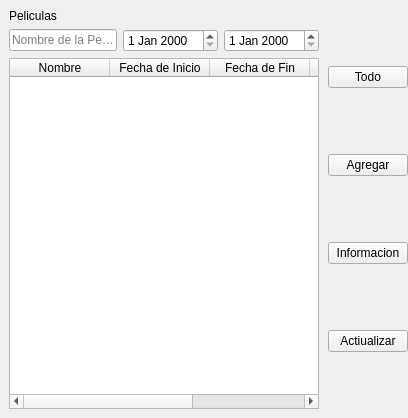
            <widget class="QWidget" name="page_tres">
             <layout class="QHBoxLayout" name="horizontalLayout_7">
              <property name="spacing">
               <number>0</number>
              </property>
              <property name="leftMargin">
               <number>0</number>
              </property>
              <property name="topMargin">
               <number>0</number>
              </property>
              <property name="rightMargin">
               <number>0</number>
              </property>
              <property name="bottomMargin">
               <number>0</number>
              </property>
              <item>
               <widget class="QWidget" name="widget_4" native="true">
                <layout class="QVBoxLayout" name="verticalLayout_7">
                 <item>
                  <widget class="QLabel" name="label_4">
                   <property name="text">
                    <string>Peliculas</string>
                   </property>
                  </widget>
                 </item>
                 <item>
                  <layout class="QHBoxLayout" name="horizontalLayout_6">
                   <item>
                    <widget class="QLineEdit" name="filtro_nombre_pelicula">
                     <property name="placeholderText">
                      <string>Nombre de la Pelicula</string>
                     </property>
                    </widget>
                   </item>
                   <item>
                    <widget class="QDateEdit" name="fecha_inicio_pelicula"/>
                   </item>
                   <item>
                    <widget class="QDateEdit" name="fecha_fin_pelicula"/>
                   </item>
                  </layout>
                 </item>
                 <item>
                  <widget class="QTableWidget" name="tableWidget_pelis">
                   <column>
                    <property name="text">
                     <string>Nombre</string>
                    </property>
                   </column>
                   <column>
                    <property name="text">
                     <string>Fecha de Inicio</string>
                    </property>
                   </column>
                   <column>
                    <property name="text">
                     <string>Fecha de Fin</string>
                    </property>
                   </column>
                   <column>
                    <property name="text">
                     <string>Duración</string>
                    </property>
                   </column>
                   <column>
                    <property name="text">
                     <string>Clasifiacion</string>
                    </property>
                   </column>
                  </widget>
                 </item>
                </layout>
               </widget>
              </item>
              <item>
               <widget class="QWidget" name="widget_3" native="true">
                <property name="maximumSize">
                 <size>
                  <width>120</width>
                  <height>16777215</height>
                 </size>
                </property>
                <layout class="QVBoxLayout" name="verticalLayout_6">
                 <property name="spacing">
                  <number>0</number>
                 </property>
                 <property name="leftMargin">
                  <number>0</number>
                 </property>
                 <property name="topMargin">
                  <number>0</number>
                 </property>
                 <property name="rightMargin">
                  <number>0</number>
                 </property>
                 <property name="bottomMargin">
                  <number>0</number>
                 </property>
                 <item>
                  <spacer name="verticalSpacer_8">
                   <property name="orientation">
                    <enum>Qt::Vertical</enum>
                   </property>
                   <property name="sizeHint" stdset="0">
                    <size>
                     <width>20</width>
                     <height>66</height>
                    </size>
                   </property>
                  </spacer>
                 </item>
                 <item>
                  <widget class="QPushButton" name="btn_todo_peliculas">
                   <property name="text">
                    <string>Todo</string>
                   </property>
                  </widget>
                 </item>
                 <item>
                  <spacer name="verticalSpacer_9">
                   <property name="orientation">
                    <enum>Qt::Vertical</enum>
                   </property>
                   <property name="sizeHint" stdset="0">
                    <size>
                     <width>20</width>
                     <height>66</height>
                    </size>
                   </property>
                  </spacer>
                 </item>
                 <item>
                  <widget class="QPushButton" name="btn_agregar_pelicula">
                   <property name="text">
                    <string>Agregar</string>
                   </property>
                  </widget>
                 </item>
                 <item>
                  <spacer name="verticalSpacer_10">
                   <property name="orientation">
                    <enum>Qt::Vertical</enum>
                   </property>
                   <property name="sizeHint" stdset="0">
                    <size>
                     <width>20</width>
                     <height>66</height>
                    </size>
                   </property>
                  </spacer>
                 </item>
                 <item>
                  <widget class="QPushButton" name="btn_informacion_pelicula">
                   <property name="text">
                    <string>Informacion</string>
                   </property>
                  </widget>
                 </item>
                 <item>
                  <spacer name="verticalSpacer_11">
                   <property name="orientation">
                    <enum>Qt::Vertical</enum>
                   </property>
                   <property name="sizeHint" stdset="0">
                    <size>
                     <width>20</width>
                     <height>66</height>
                    </size>
                   </property>
                  </spacer>
                 </item>
                 <item>
                  <widget class="QPushButton" name="btn_actualizar_pelicula">
                   <property name="text">
                    <string>Actiualizar</string>
                   </property>
                  </widget>
                 </item>
                 <item>
                  <spacer name="verticalSpacer_12">
                   <property name="orientation">
                    <enum>Qt::Vertical</enum>
                   </property>
                   <property name="sizeHint" stdset="0">
                    <size>
                     <width>20</width>
                     <height>66</height>
                    </size>
                   </property>
                  </spacer>
                 </item>
                </layout>
               </widget>
              </item>
             </layout>
            </widget>
